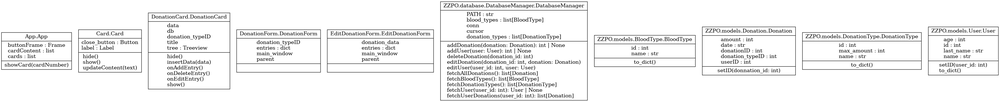
#> input picture uml/classes_test.png, 1000 x 102 px, shrunk from 3575 x 364 before the run
$ python umlGenerator.py
#> lines starting #> are read from the running program, lines starting #| are printed output that depends on the picture; after the words box and inside, x2 and y2 are one past the last pixel; in counts of white or black regions, pixels touching at a corner belong together
import cv2
from PIL import Image

# Load the image
img = cv2.imread('classes_test.png')
#> img is the input picture: shape (102, 1000, 3); min 60, max 255, mean 240.8

# Check if image loaded successfully
if img is None:
    raise FileNotFoundError("classes_test.png not found or could not be loaded.")

# Convert to grayscale and threshold to get binary image
gray = cv2.cvtColor(img, cv2.COLOR_BGR2GRAY)
_, thresh = cv2.threshold(gray, 240, 255, cv2.THRESH_BINARY_INV)
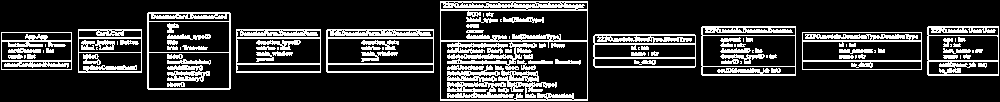
#> thresh: shape (102, 1000); 20.3% white in thin lines or dots

# Find contours (rectangular boxes)
contours, _ = cv2.findContours(thresh, cv2.RETR_EXTERNAL, cv2.CHAIN_APPROX_SIMPLE)
#> contours = 10 contours; largest, box (x1, y1, x2, y2) and area: (440, 1, 588, 101) 14553, (147, 12, 231, 90) 6389, (701, 26, 796, 76) 4603, (326, 29, 434, 73) 4600, (802, 32, 922, 70) 4403

cropped_images = []
for i, cnt in enumerate(contours):
    x, y, w, h = cv2.boundingRect(cnt)
    # Filter out small contours that are unlikely to be tables
    if w > 50 and h > 20:
        roi = img[y:y+h, x:x+w]
        pil_img = Image.fromarray(cv2.cvtColor(roi, cv2.COLOR_BGR2RGB))
        filename = f'table_{i}.png'
        pil_img.save(filename)
        cropped_images.append(filename)
#> this loop made 10 passes
#> (cnt, x, y, w, h, filename) on passes 2, 3, 5, 6, 10: ([[802, 32], [802, 69], [921, 69], [921, 32]], 802, 32, 120, 38, 'table_1.png'), ([[1, 32], [1, 69], [71, 69], [71, 32]], 1, 32, 71, 38, 'table_2.png'), ([[236, 29], [236, 72], [320, 72], [320, 29]], 236, 29, 85, 44, 'table_4.png'), ([[78, 29], [78, 72], [141, 72], [141, 29]], 78, 29, 64, 44, 'table_5.png'), ([[440, 1], [440, 100], [587, 100], [587, 1]], 440, 1, 148, 100, 'table_9.png')
#> (x, y, w, h, filename) on passes 1, 4, 7, 8, 9: (593, 34, 103, 34, 'table_0.png'), (326, 29, 108, 44, 'table_3.png'), (927, 26, 72, 50, 'table_6.png'), (701, 26, 95, 50, 'table_7.png'), (147, 12, 84, 78, 'table_8.png')
#> pass 1, `roi = img[y:y+h, x:x+w]`:
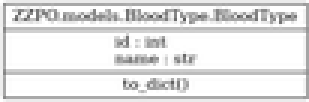
#> roi: shape (34, 103, 3) (shown 3 times larger); min 88, max 255, mean 228
#> pass 2, `roi = img[y:y+h, x:x+w]`:
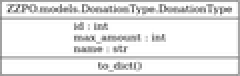
#> roi: shape (38, 120, 3) (shown 2 times larger); min 81, max 255, mean 229.7
#> pass 3, `roi = img[y:y+h, x:x+w]`:
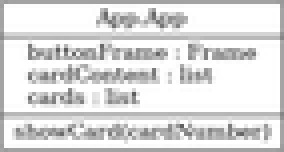
#> roi: shape (38, 71, 3) (shown 4 times larger); min 93, max 255, mean 220.8
#> after the loop:
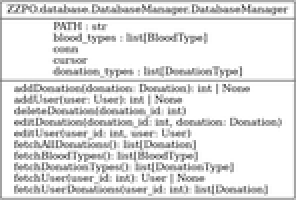
#> pil_img: PIL image 148x100 RGB (shown 2 times larger); min 60, max 255, mean 224.7
#> after the loop, cropped_images = ['table_0.png', 'table_1.png', 'table_2.png', 'table_3.png', 'table_4.png', 'table_5.png', 'table_6.png', 'table_7.png', 'table_8.png', 'table_9.png']

print(f"Extracted {len(cropped_images)} tables as PNG files: {cropped_images}")
#| Extracted 10 tables as PNG files: ['table_0.png', 'table_1.png', 'table_2.png', 'table_3.png', 'table_4.png', 'table_5.png', 'table_6.png', 'table_7.png', 'table_8.png', 'table_9.png']

$ run again, with uml/packages_test.png copied over uml/classes_test.png
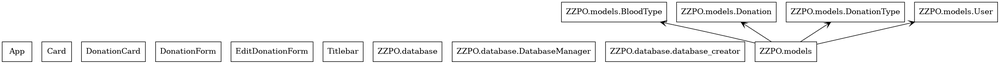
#> input picture uml/packages_test.png, 1000 x 64 px, shrunk from 2421 x 155 before the run
#> img is the input picture: shape (64, 1000, 3); min 0, max 255, mean 240.5
#> `_, thresh = cv2.threshold(gray, 240, 255, cv2.THRESH_BINARY_INV)`:
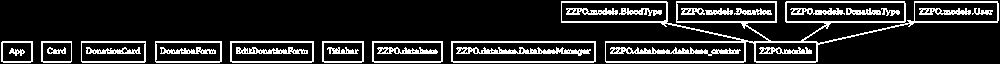
#> thresh: shape (64, 1000); 16.1% white in thin lines or dots
#> contours = 9 contours; largest, box (x1, y1, x2, y2) and area: (561, 1, 999, 63) 14139, (451, 41, 596, 63) 3021, (230, 41, 314, 63) 1740, (372, 41, 443, 63) 1467, (155, 41, 222, 63) 1384
#> the loop `for i, cnt in enumerate(contours):` made 9 passes
#> (x, y, w, h, filename) on passes 1, 2, 4, 5, 6, 9: (451, 41, 145, 22, 'table_0.png'), (372, 41, 71, 22, 'table_1.png'), (230, 41, 84, 22, 'table_3.png'), (155, 41, 67, 22, 'table_4.png'), (81, 41, 65, 22, 'table_5.png'), (561, 1, 438, 62, 'table_8.png')
#> after the loop `for i, cnt in enumerate(contours):`:
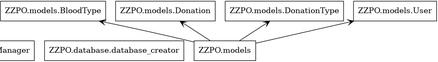
#> pil_img: PIL image 438x62 RGB; min 0, max 255, mean 234.7
#> after the loop `for i, cnt in enumerate(contours):`: cropped_images = ['table_0.png', 'table_1.png', 'table_3.png', 'table_4.png', 'table_5.png', 'table_8.png']
#| Extracted 6 tables as PNG files: ['table_0.png', 'table_1.png', 'table_3.png', 'table_4.png', 'table_5.png', 'table_8.png']
